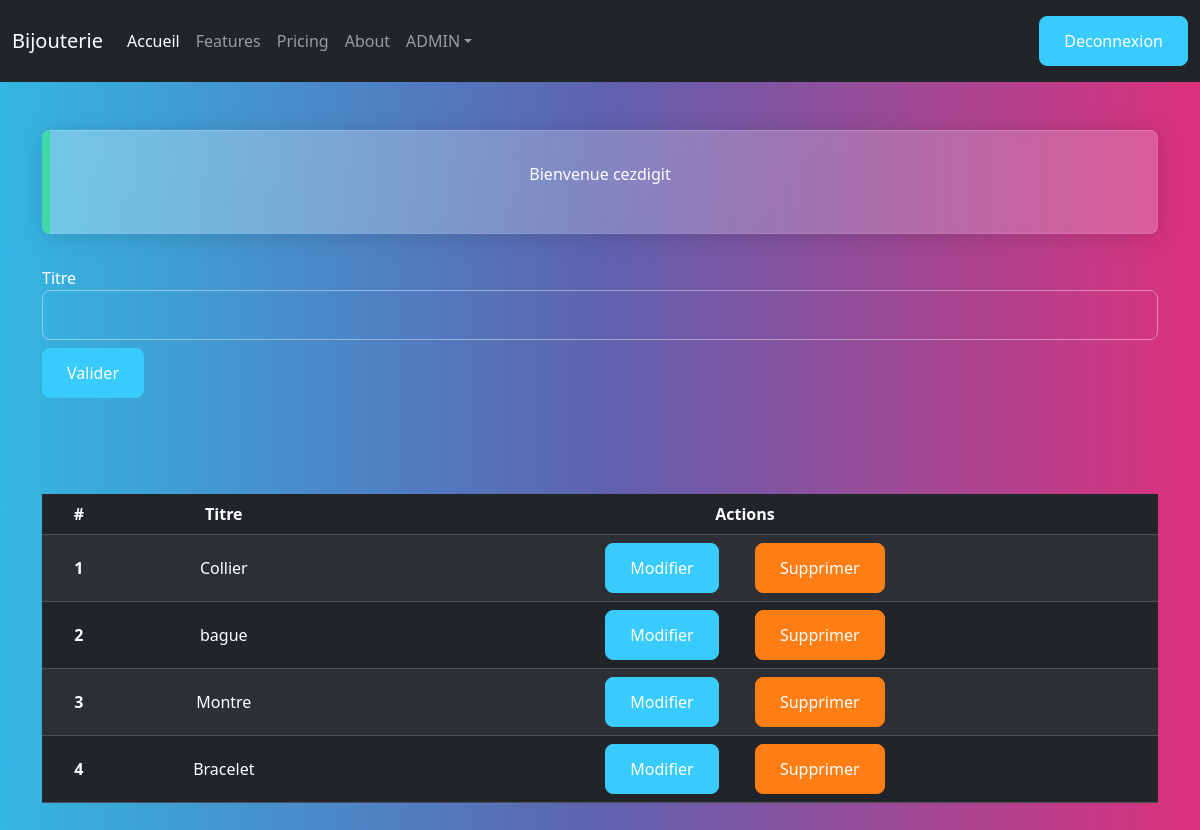
/back/gestionCategorie.php (signed in), run on the app's committed database.
### tables this page shows
CREATE TABLE `category` (
  `id` int(11) NOT NULL,
  `title` varchar(255) NOT NULL
);

### inc/init.inc.php (called while the page is built, shortened)
<?php
$pdo= new PDO('mysql:host=localhost;dbname=bijouterie', 'root', '', array(PDO::ATTR_ERRMODE=>PDO::ERRMODE_WARNING, PDO::MYSQL_ATTR_INIT_COMMAND=>'SET NAMES utf8'));
function executeRequete($requete, $param  =array())
{
    global $pdo;
             $resultat=$pdo->prepare($requete);
         $success= $resultat->execute($param);
    if ($success){
        return $resultat;
    }else{
        return false;
    }
}

### back/gestionCategorie.php (the view, shortened to what this page needs)
<?php require_once '../inc/header.inc.php';
$resultat=executeRequete("SELECT * FROM category");
$categories=$resultat->fetchAll(PDO::FETCH_ASSOC);
?>
<form method="post" action="">
    <div class="form-group  mt-3">
            <label >Titre</label>
            <input class="form-control"  type="text" name="title" value="<?=  $category['title'] ?? '' ; ?>">
    </div>
    <button type="submit" class="mt-1 mb-5  btn btn-info">Valider</button>
</form>
<table class="table table-hover table-dark table-striped">
    <thead>
    <tr>
        <th class="text-center align-middle" scope="col">#</th>
        <th class="text-center align-middle" scope="col">Titre</th>
        <th class="text-center align-middle" scope="col">Actions</th>
    </tr>
    </thead>
    <tbody>
    <?php foreach($categories as $category ):  ?>
        <tr>
            <th class="text-center align-middle" scope="row"><?=  $category['id'] ; ?></th>
            <td class="text-center align-middle"><?=  $category['title'] ; ?></td>
            <td class="text-center align-middle">
                <a href="?action=edit&id=<?=  $category['id'] ; ?>" class="btn btn-info me-2">Modifier</a>
                <a onclick="return confirm('Etes-vous sûr de vouloir supprimer')" href="?action=delete&id=<?=  $category['id'] ; ?>" class="btn btn-danger ms-2">Supprimer</a>
            </td>
        </tr>
    <?php endforeach; ?>
    </tbody>
</table>
<?php require_once '../inc/footer.inc.php';   ?>

### data on the page
category: id "1", title "Collier"
category: id "2", title "bague"
category: id "3", title "Montre"
category: id "4", title "Bracelet"

### other printed values
$message "Bienvenue cezdigit"
